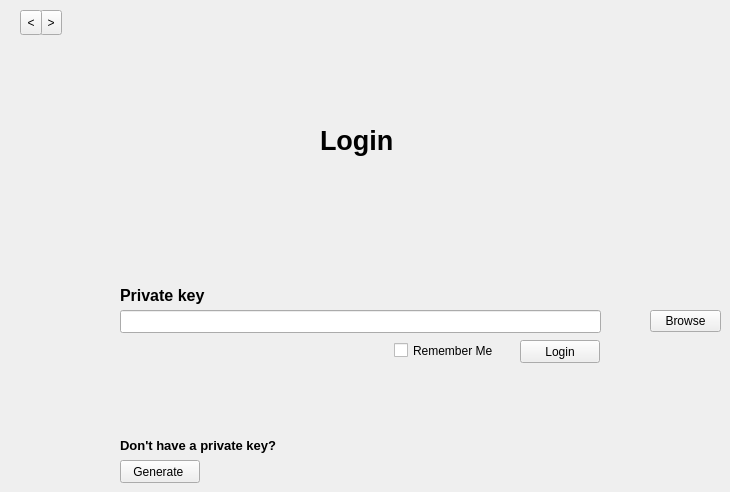
         <widget class="QWidget" name="login_page">
          <widget class="QLabel" name="login_title">
           <property name="geometry">
            <rect>
             <x>320</x>
             <y>120</y>
             <width>91</width>
             <height>41</height>
            </rect>
           </property>
           <property name="font">
            <font>
             <pointsize>20</pointsize>
            </font>
           </property>
           <property name="text">
            <string>&lt;html&gt;&lt;head/&gt;&lt;body&gt;&lt;p&gt;&lt;span style=&quot; font-weight:600;&quot;&gt;Login&lt;/span&gt;&lt;/p&gt;&lt;/body&gt;&lt;/html&gt;</string>
           </property>
          </widget>
          <widget class="QPushButton" name="login_generate_pushbutton">
           <property name="geometry">
            <rect>
             <x>120</x>
             <y>460</y>
             <width>80</width>
             <height>23</height>
            </rect>
           </property>
           <property name="text">
            <string>Generate </string>
           </property>
          </widget>
          <widget class="QLabel" name="login_no_private_key_label">
           <property name="geometry">
            <rect>
             <x>120</x>
             <y>430</y>
             <width>401</width>
             <height>31</height>
            </rect>
           </property>
           <property name="font">
            <font>
             <pointsize>12</pointsize>
            </font>
           </property>
           <property name="layoutDirection">
            <enum>Qt::LeftToRight</enum>
           </property>
           <property name="text">
            <string>&lt;html&gt;&lt;head/&gt;&lt;body&gt;&lt;p&gt;&lt;span style=&quot; font-size:10pt; font-weight:600;&quot;&gt;Don't have a private key?&lt;/span&gt;&lt;/p&gt;&lt;/body&gt;&lt;/html&gt;</string>
           </property>
           <property name="alignment">
            <set>Qt::AlignLeading|Qt::AlignLeft|Qt::AlignVCenter</set>
           </property>
          </widget>
          <widget class="QLineEdit" name="login_private_key_lineedit">
           <property name="geometry">
            <rect>
             <x>120</x>
             <y>310</y>
             <width>481</width>
             <height>23</height>
            </rect>
           </property>
          </widget>
          <widget class="QPushButton" name="login_login_pushbutton">
           <property name="geometry">
            <rect>
             <x>520</x>
             <y>340</y>
             <width>80</width>
             <height>23</height>
            </rect>
           </property>
           <property name="text">
            <string>Login</string>
           </property>
          </widget>
          <widget class="QToolButton" name="next_7">
           <property name="geometry">
            <rect>
             <x>40</x>
             <y>10</y>
             <width>22</width>
             <height>25</height>
            </rect>
           </property>
           <property name="text">
            <string>&gt;</string>
           </property>
          </widget>
          <widget class="QToolButton" name="prev_7">
           <property name="geometry">
            <rect>
             <x>20</x>
             <y>10</y>
             <width>22</width>
             <height>25</height>
            </rect>
           </property>
           <property name="text">
            <string>&lt;</string>
           </property>
          </widget>
          <widget class="QToolButton" name="login_browse_pushbutton">
           <property name="geometry">
            <rect>
             <x>650</x>
             <y>310</y>
             <width>71</width>
             <height>22</height>
            </rect>
           </property>
           <property name="text">
            <string>Browse</string>
           </property>
          </widget>
          <widget class="QCheckBox" name="login_remember_me_checkbox">
           <property name="geometry">
            <rect>
             <x>394</x>
             <y>340</y>
             <width>111</width>
             <height>21</height>
            </rect>
           </property>
           <property name="text">
            <string>Remember Me</string>
           </property>
           <property name="checked">
            <bool>false</bool>
           </property>
          </widget>
          <widget class="QLabel" name="login_private_key_label">
           <property name="geometry">
            <rect>
             <x>120</x>
             <y>280</y>
             <width>111</width>
             <height>31</height>
            </rect>
           </property>
           <property name="font">
            <font>
             <pointsize>12</pointsize>
            </font>
           </property>
           <property name="text">
            <string>&lt;html&gt;&lt;head/&gt;&lt;body&gt;&lt;p&gt;&lt;span style=&quot; font-weight:600;&quot;&gt;Private key&lt;/span&gt;&lt;/p&gt;&lt;/body&gt;&lt;/html&gt;</string>
           </property>
          </widget>
         </widget>
